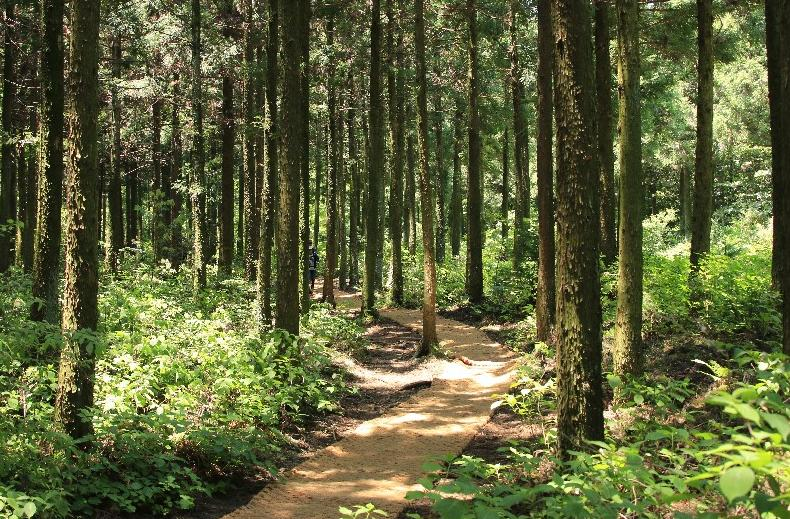
//> input picture F458/dsp/ccs_backup1/HyeonSeung/sample3.jpg, 790 x 519 px
$ ./sobel_differential_filter   (built with g++ and OpenCV 4)
//> lines starting //> are read from the running program, lines starting //| are printed output that depends on the picture; after the words box and inside, x2 and y2 are one past the last pixel; in counts of white or black regions, pixels touching at a corner belong together
//> further down, img is the input picture: 519 rows x 790 cols, CV_8UC3; mean B, G, R 57.9, 98.7, 93.9
#include <opencv2/highgui/highgui.hpp>
#include <opencv2/opencv.hpp>
#include <iostream>
#include <stdio.h>

using namespace cv;
using namespace std;

Mat edge_detect(Mat blur)
{
	Mat output;

	cvtColor(blur, output, COLOR_RGB2GRAY);
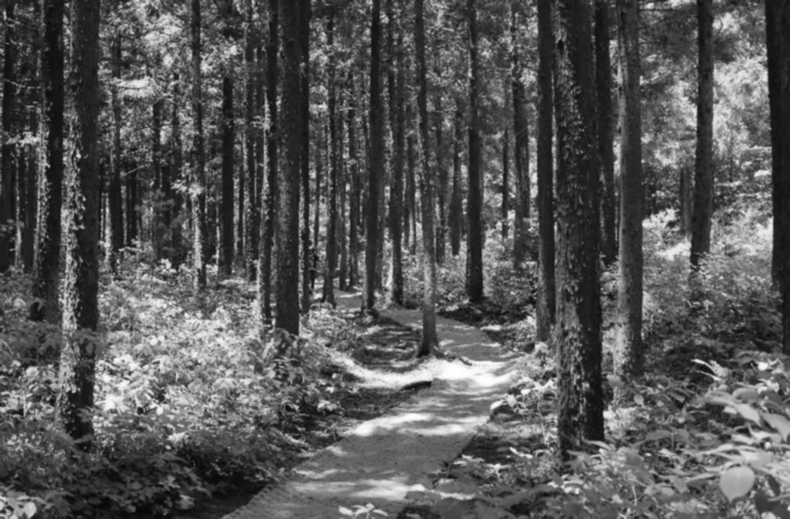
//> output: 519 rows x 790 cols, CV_8UC1; min 6, max 255, mean 86
	threshold(output, output, 140, 255, THRESH_BINARY);
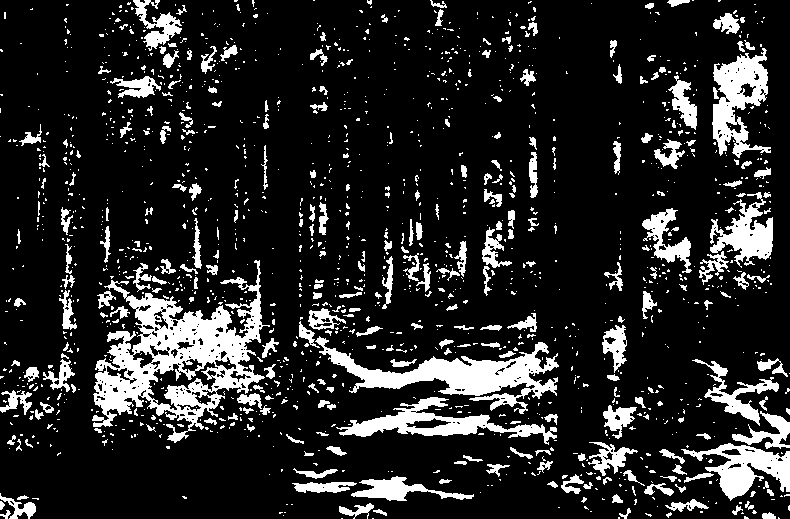
//> output: 519 rows x 790 cols, CV_8UC1; 15.3% white; 1530 white regions (1257 under 20 px), largest, box (x1, y1, x2, y2) and area: (92, 260, 270, 443) 11759, (315, 336, 559, 414) 5875, (712, 48, 771, 158) 3268

	Point anchor = Point(-1, -1);
	Mat kernel = Mat(1,3, CV_32F);

	kernel.at<float>(0,0) = -1;
	kernel.at<float>(0,1) = 0;
	kernel.at<float>(0,2) = 1;

	filter2D(output, output, -1, kernel, anchor, 0, BORDER_DEFAULT);
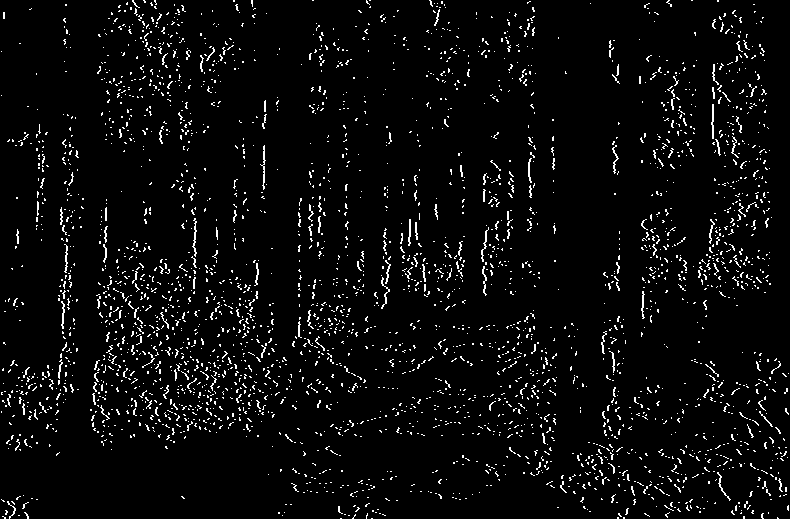
//> output: 519 rows x 790 cols, CV_8UC1; 4.3% white in thin lines or dots

	return output;
}

int main(int argc, char **argv)
{
	Mat img = imread("sample3.jpg", -1);
	Mat blur;
	Mat edge;

	GaussianBlur(img, blur, Size(3,3), 0, 0);

	edge = edge_detect(blur);

	imwrite("org_img.jpg", img);
	imwrite("differenrial.jpg", edge);

	namedWindow("First Order Differential Image", WINDOW_NORMAL);
	imshow("Origin Image", img);
	imshow("First Order Differential Image", edge);

	waitKey(0);

	destroyWindow("Origin Image");
	destroyWindow("First Order Differential Image");

	return 0;
}
